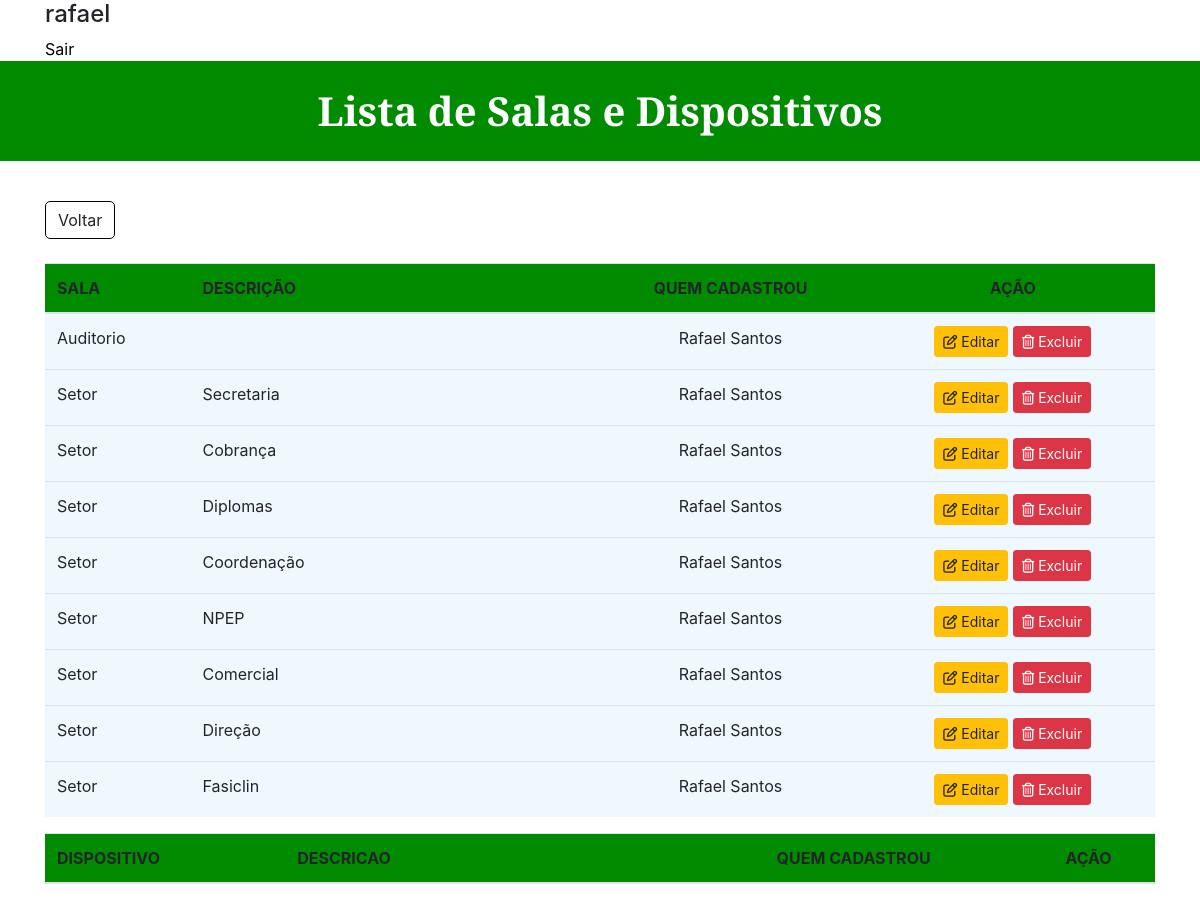
/listar_sala_disp.php (signed in), run on the app's committed database.
### tables this page shows
CREATE TABLE `tb_item` (
  `id_item` int(11) NOT NULL,
  `tipo_item` varchar(75) NOT NULL,
  `descricao_item` varchar(300) NOT NULL,
  `quem_cadastrou` varchar(50) NOT NULL
);

### listar_sala_disp.php (the view, shortened to what this page needs)
<!DOCTYPE html>
<html>
<head>
	<link rel="stylesheet" href="https://stackpath.bootstrapcdn.com/bootstrap/4.4.1/css/bootstrap.min.css">
</head>
<body>
	<div class="container">
		<h4><?php echo $_SESSION['login'];?></h4>
		<a style="color: black;" id="formLogin" href="logout.php">Sair</a>
	</div>
	<h1 id="formTitulo">Lista de Salas e Dispositivos</h1>
	<div class="container" style="margin-top: 40px">
		<div style="text-align: left;">
		 		<a href="menu.php" role="button" class="btn" style="border-radius: 1px; border-color: black; border-radius: 5px;">Voltar</a>
		 	</div>
		<br>
		<table class="table">
		  <thead style="background-color: #008B00;">
		    <tr>
		      <th scope="col">SALA</th>
		      <th scope="col" style="width: 400px;">DESCRIÇÃO</th>
		      <th scope="col"><center>QUEM CADASTROU</center></th>
		      <th scope="col"><center>AÇÃO</center></th>
		    </tr>
		  </thead>
		  <tbody>
		    	<?php
		    		include 'conexao.php';
		    		$sql = "SELECT * FROM `tb_item` WHERE tipo_item != 'dispositivo' ORDER BY tipo_item ASC";
		    		$busca = mysqli_query($conexao,$sql);
		    		while ($array = mysqli_fetch_array($busca)) {
		    			$id_sala 			=	$array['id_item'];
		    			$sala				=	$array['tipo_item'];
		   				$descricao_sala		=	$array['descricao_item'];
		   				$responsavel		=	$array['quem_cadastrou'];
		    		?>
					<tr>
		      		<td style="background-color: #F0F8FF;"><?php echo $sala 			 						?></td>
		      		<td style="background-color: #F0F8FF;" style="width: 400px;"><?php echo $descricao_sala		?></td>
		      		<td style="background-color: #F0F8FF;"><center><?php echo $responsavel			 					?></center></td>
		      		<td style="background-color: #F0F8FF;"><center>
		      			<a class="btn btn-warning btn-sm" href="editar_sala_disp.php?id_sala=<?php echo $id_sala ?>" role="button"><i class="far fa-edit"></i>&nbsp;Editar</a>
		      			<a class="btn btn-danger btn-sm" style="color:#fff" href="_deletar_sala_disp.php?id_sala=<?php echo $id_sala ?>" role="button"><i class="far fa-trash-alt"></i>&nbsp;Excluir</a>
		      		</center></td>
		      	<?php } ?>
		    </tr>
		  </tbody>
	</div>
	<div class="container">
		<table class="table">
		  <thead style="background-color: #008B00;">
		    <tr>
		      <th scope="col">DISPOSITIVO</th>
		      <th scope="col" style="width: 400px;">DESCRICAO</th>
		      <th scope="col"><center>QUEM CADASTROU</center></th>
		      <th scope="col"><center>AÇÃO</center></th>
		    </tr>
		  </thead>
	</div>
</body>
</html>

### listar_sala_disp.php (style rules this page uses)
#formTitulo { margin-top: 0px; background-color: #008B00; color: #ffffff; align-items: center; justify-content: center; border-radius: 0px; font-weight: bold; font-family: 'Libre Baskerville', serif; height: 100px; display: flex; }

### data on the page
tb_item: tipo_item "Auditorio", quem_cadastrou "Rafael Santos"
tb_item: tipo_item "Setor", descricao_item "Secretaria", quem_cadastrou "Rafael Santos"
tb_item: tipo_item "Setor", descricao_item "Cobrança", quem_cadastrou "Rafael Santos"
tb_item: tipo_item "Setor", descricao_item "Diplomas", quem_cadastrou "Rafael Santos"
tb_item: tipo_item "Setor", descricao_item "Coordenação", quem_cadastrou "Rafael Santos"
tb_item: tipo_item "Setor", descricao_item "NPEP", quem_cadastrou "Rafael Santos"
tb_item: tipo_item "Setor", descricao_item "Comercial", quem_cadastrou "Rafael Santos"
tb_item: tipo_item "Setor", descricao_item "Direção", quem_cadastrou "Rafael Santos"
tb_item: tipo_item "Setor", descricao_item "Fasiclin", quem_cadastrou "Rafael Santos"

### other printed values
$_SESSION['login'] "rafael"
